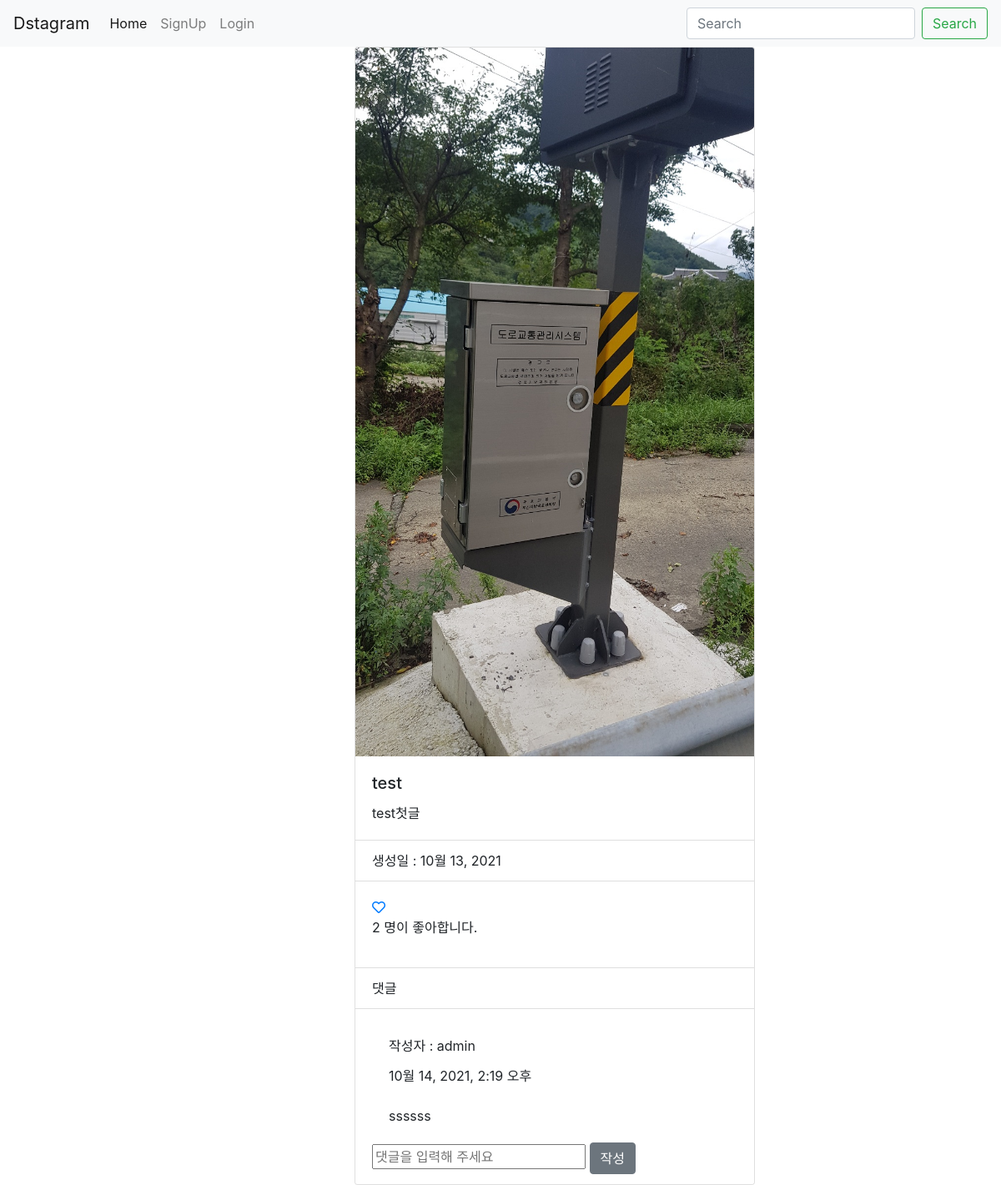
Screenshot of /detail/3/ with the database file from the repository.
### photo/models.py (models this page shows, shortened)
class Photo(models.Model):
    author = models.ForeignKey(
        User, on_delete=models.CASCADE, related_name='user')
    text = models.TextField(blank=True)
    image = models.ImageField(upload_to='timeline_photo/%Y/%m/%d')
    created = models.DateField(auto_now_add=True)
    updated = models.DateField(auto_now=True)
    like = models.ManyToManyField(User, related_name='like_photo', blank=True)
    class Meta:
        db_table = "게시글"
        verbose_name = "게시글"
        verbose_name_plural = "게시글"
        ordering = ['-created']

class Comment(models.Model):
    photo = models.ForeignKey(
        Photo, on_delete=models.CASCADE, related_name='comments')  # Photo 에서 comment를 가져올떄 이름
    writer = models.ForeignKey(
        User, on_delete=models.CASCADE, related_name='writer')
    text = models.TextField()
    created = models.DateTimeField(auto_now_add=True)
    updated = models.DateTimeField(auto_now=True)
    class Meta:
        db_table = "댓글"
        verbose_name = "댓글"
        verbose_name_plural = "댓글"
        ordering = ['updated']

### photo/views.py (the view)
# urls.py: path('detail/<int:pk>/', PhotoDetail.as_view(), name='detail'),
class PhotoDetail(DetailView):
    model = Photo
    template_name_suffix = '_detail'

### photo/templates/photo/photo_detail.html (shortened to what this page needs)
{% extends 'base.html' %}
{% block content %}
<div class="row">
  <div class="col"></div>
  <div class="col-12 col-xl-4 col-md-4">
    <div class="card" style="width: 30rem;">
      <img src="{{ object.image.url }}" alt="..." class="card-img-top">
      <div class="card-body">
        <h5 class="card-title">{{ object.author }}</h5>
        <p class="card-text">{{ object.text }}</p>
      </div>
      <ul class="list-group list-group-flush">
        <li class="list-group-item">생성일 : {{object.created}}</li>
        <div class="card-body">
          {% if user in object.like.all %}
          <a href="{% url 'photo:like' object.id %}"><i class="far fa-heart" style="color: crimson;"></i></a>
          {% else %}
          <a href="{% url 'photo:like' object.id %}"><i class="far fa-heart"></i></a>
          {% endif %}
          <p>{{ object.like.count }} 명이 좋아합니다.</p>
        </div>
        <li class="list-group-item">댓글</li>
        <li class="list-group-item">
          {% for comment in object.comments.all %}
          <div class="card-body">
            <div class="card-title">작성자 : {{comment.writer}}</div>
            <div class="date">{{comment.created}}</div>
            <br>
            <div class="card-text">{{comment.text}}</div>
          </div>
          {% endfor %}
          <form method="POST" action="{% url 'photo:comment_write' pk=object.id %}">
            <input type="text" placeholder="댓글을 입력해 주세요" name="text">
            <button type="submit" class="btn btn-secondary">작성</button>
          </form>
        </li>
      </ul>
    </div>
  </div>
  <div class="col"></div>
</div>
{% endblock %}

### rows the page displays
Photo: image (picture), author "test", text "test첫글", created "10월 13, 2021", like.count "2"
Comment: writer "admin", created "10월 14, 2021, 2:19 오후", text "ssssss"
